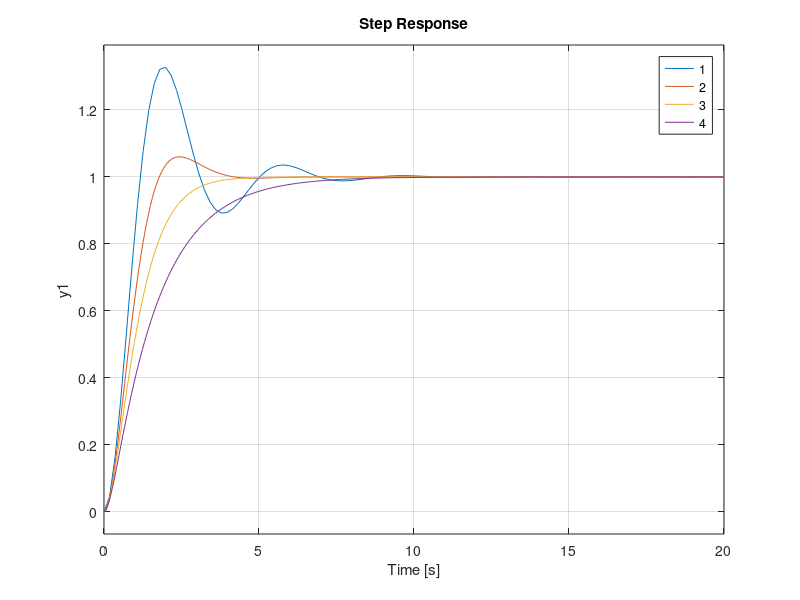
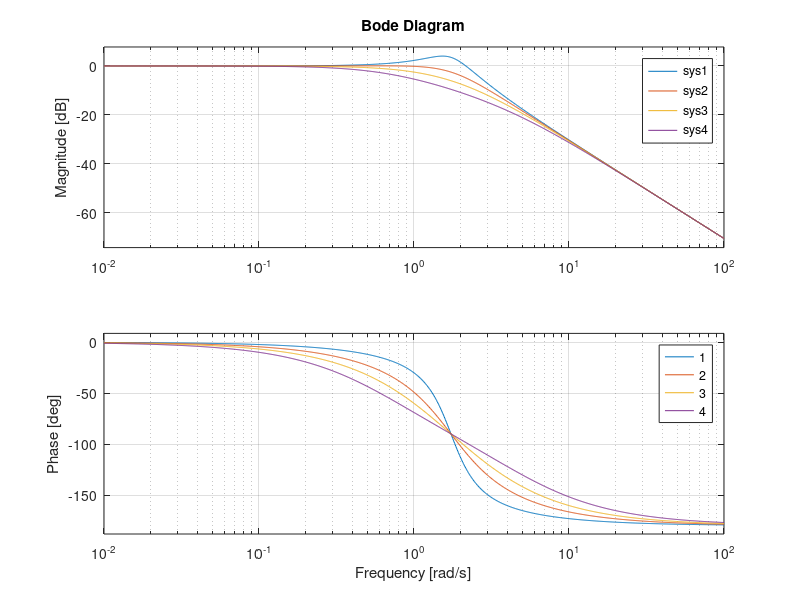
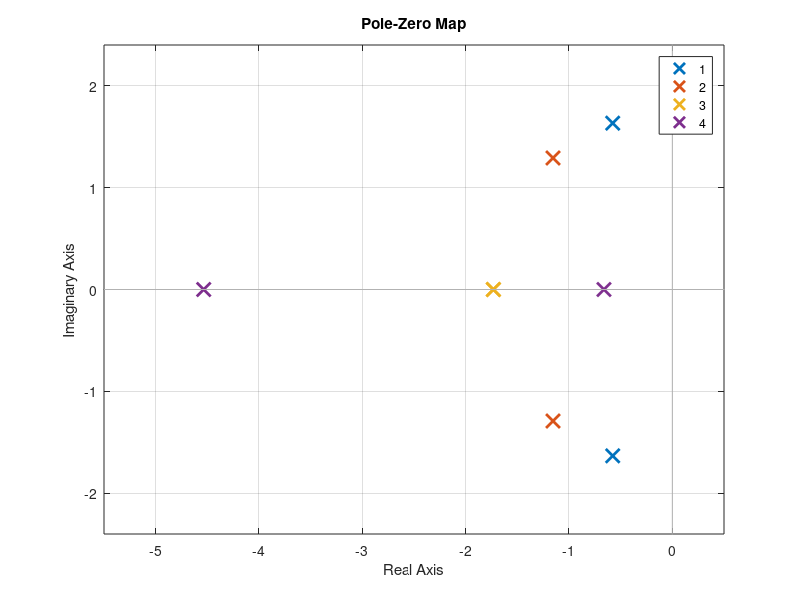

MATLAB code to generate these figures, in order:
sys1 = tf(1, [1/3, 2/3/sqrt(3), 1]);
sys2 = tf(1, [1/3, 4/3/sqrt(3), 1]);
sys3 = tf(1, [1/3,   2/sqrt(3), 1]);
sys4 = tf(1, [1/3,18/6/sqrt(3), 1]);

figure(1);
step(sys1, sys2, sys3, sys4);
legend("1", "2", "3", "4");
grid on;
exportgraphics(gcf, 'figures/V2_1.pdf', 'ContentType', 'vector');

figure(2);
bode(sys1, sys2, sys3, sys4);
legend("1", "2", "3", "4");
grid on;
exportgraphics(gcf, 'figures/V4_1.pdf', 'ContentType', 'vector');

figure(3);
pzmap(sys1, sys2, sys3, sys4);
legend("1", "2", "3", "4");
grid on;
exportgraphics(gcf, 'figures/V5_1.pdf', 'ContentType', 'vector');
